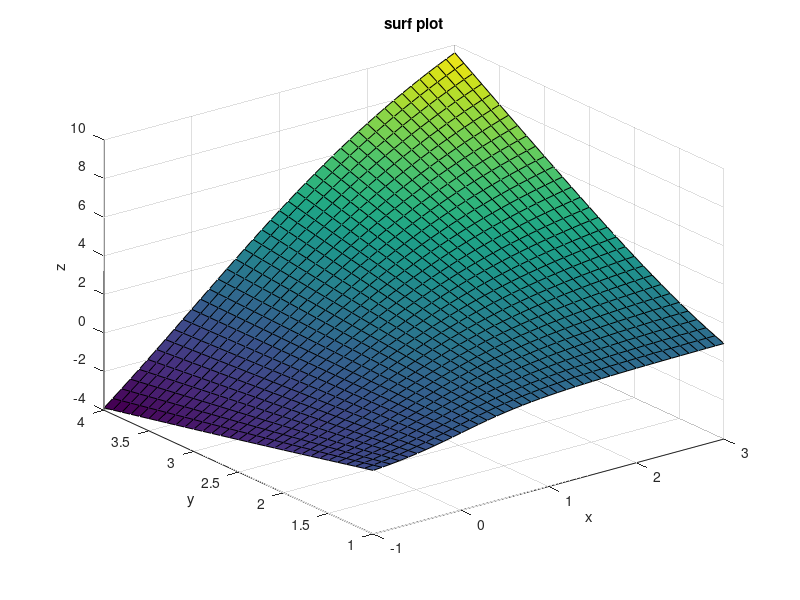

Recreate this plot in MATLAB.
clc; clear;

x=-1:0.1:3; y=1:0.1:4;
[X, Y] = meshgrid(x, y);
Z = (X.*(Y.^2))./(sqrt(X.^2+Y.^2));

surf(X, Y, Z);
title('surf plot');
xlabel('x'); ylabel('y'); zlabel('z')